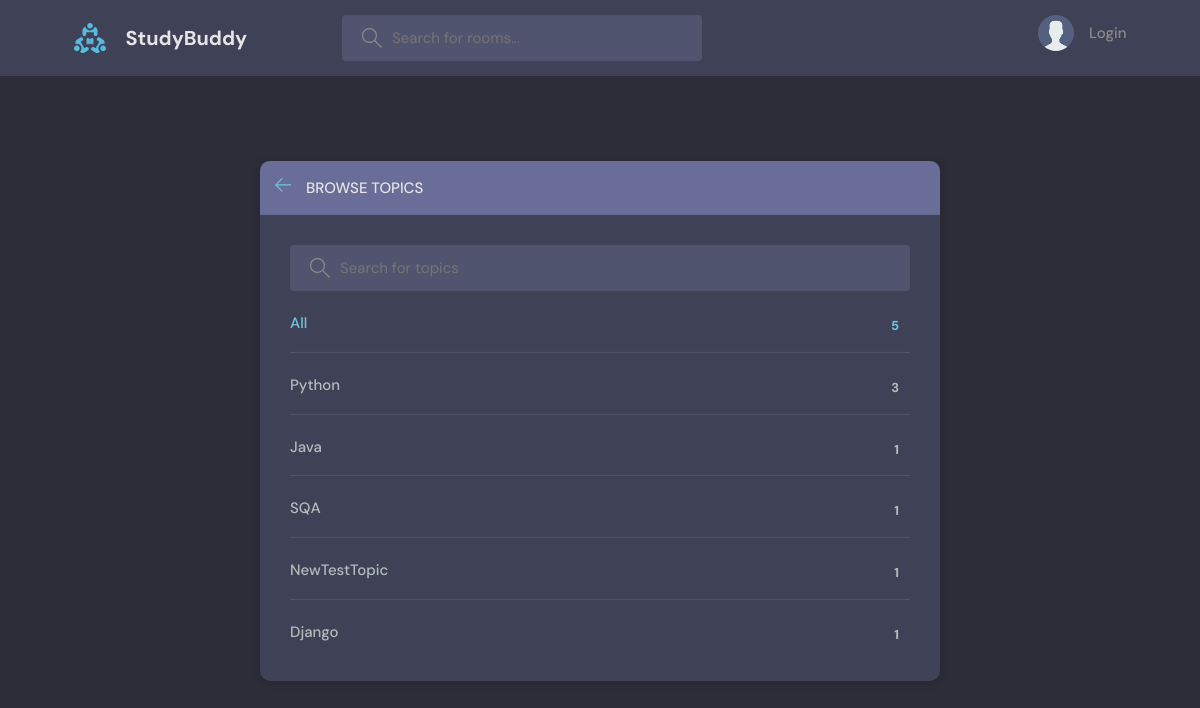
Before: /topics with the older database file.
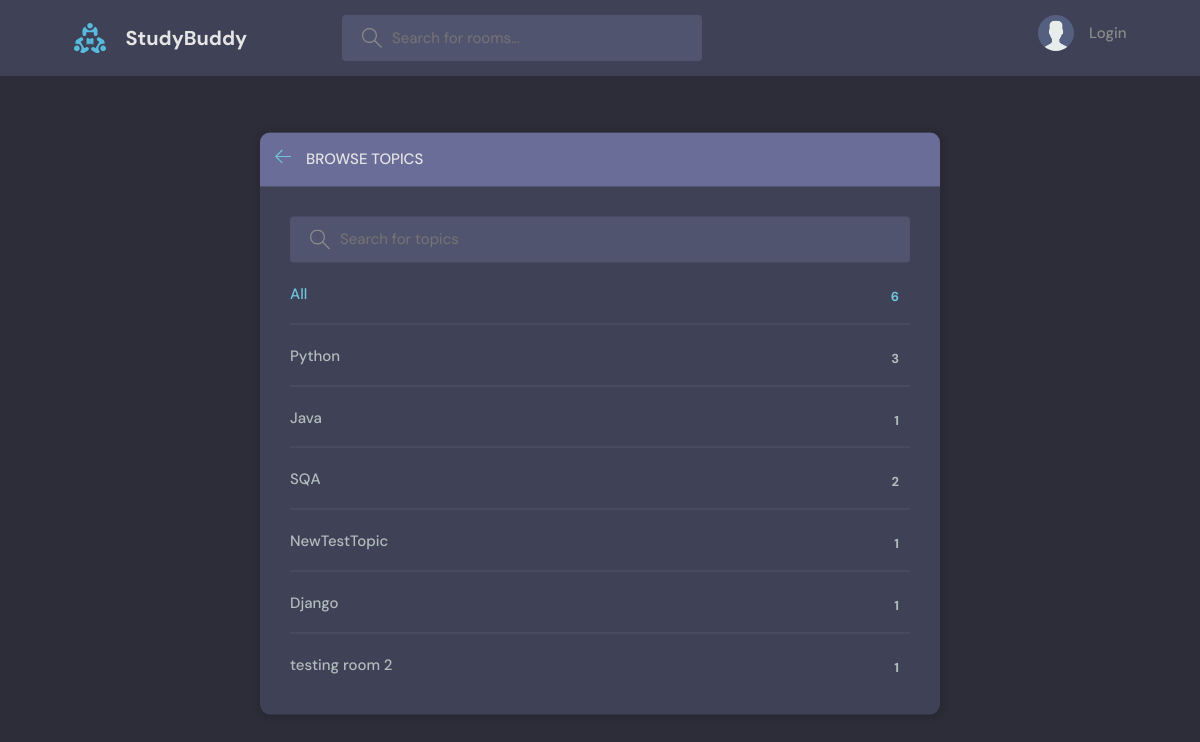
After: the same page with the newer database file.
### base/models.py (models this page shows, shortened)
class Topic(models.Model):
  name = models.CharField(max_length= 200)

### base/views.py (the view)
# urls.py: path('topics', views.topicsPage, name="topics"),
def topicsPage(request):
    q = request.GET.get('q', '').strip()
    topics = Topic.objects.filter(name__icontains=q)
    return render(request, 'base/topics.html', {'topics': topics})

### base/templates/base/topics.html (shortened to what this page needs)
{% extends 'main.html' %}
{% block content %}
    <main class="create-room layout">
      <div class="container">
        <div class="layout__box">
          <div class="layout__boxHeader">
            <div class="layout__boxTitle">
              <a href="{% url 'home' %}">
                <svg version="1.1" xmlns="http://www.w3.org/2000/svg" width="32" height="32" viewBox="0 0 32 32">
                  <title>arrow-left</title>
                  <path
                    d="M13.723 2.286l-13.723 13.714 13.719 13.714 1.616-1.611-10.96-10.96h27.625v-2.286h-27.625l10.965-10.965-1.616-1.607z"
                  ></path>
                </svg>
              </a>
              <h3>Browse Topics</h3>
            </div>
          </div>
          <div class="topics-page layout__body">
            <form action="" method="GET" class="header__search">
              <label>
                <input name="q" placeholder="Search for topics" />
              </label>
            </form>
            <ul class="topics__list">
              <li>
                <a href="{% url 'topics' %}" class="active">All <span>{{topics.count}}</span></a>
              </li>
              {% for topic in topics %}
              <li>
                <a href="{% url 'home' %}?q={{ topic.name }}">{{topic.name}} <span>{{topic.room_set.all.count}}</span></a>
              </li>
              {% endfor %}
            </ul>
          </div>
        </div>
      </div>
    </main>
{% endblock content %}

Changed rows visible on the page:
computed for Topic "SQA": room_set.all.count "1" → "2"
added Topic: name "testing room 2", room_set.all.count "1"
Other visible differences:
{{ topics.count }}: "5" → "6"
